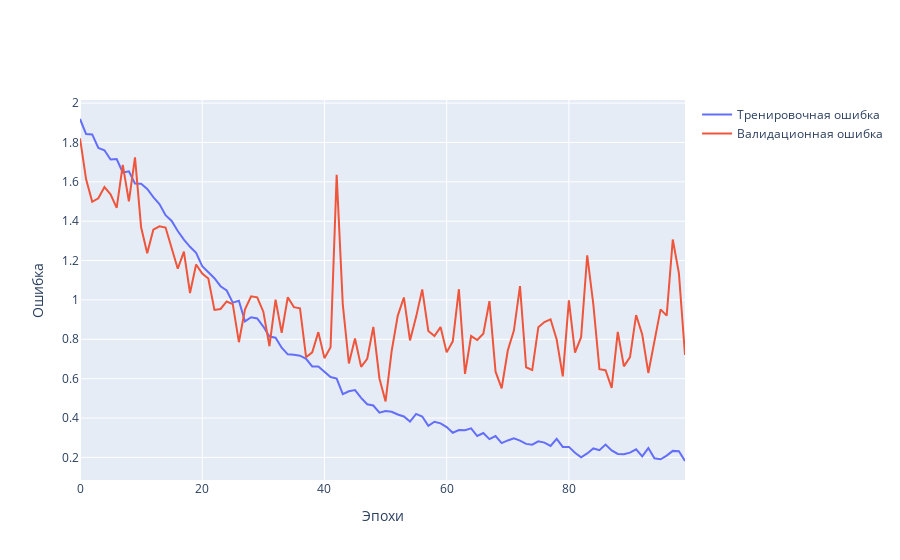

Notebook code for this chart:
### Code cell
import plotly.graph_objects as go
import plotly.offline as pyo

fig = go.Figure()

fig.add_traces(go.Scatter(x = np.arange(100), y = train_losses, name="Тренировочная ошибка"))
fig.add_traces(go.Scatter(x = np.arange(100), y = validation_losses, name="Валидационная ошибка"))
fig.update_layout(
    hovermode='x',
    xaxis_title="Эпохи",
    yaxis_title="Ошибка"
)

pyo.iplot(fig)
